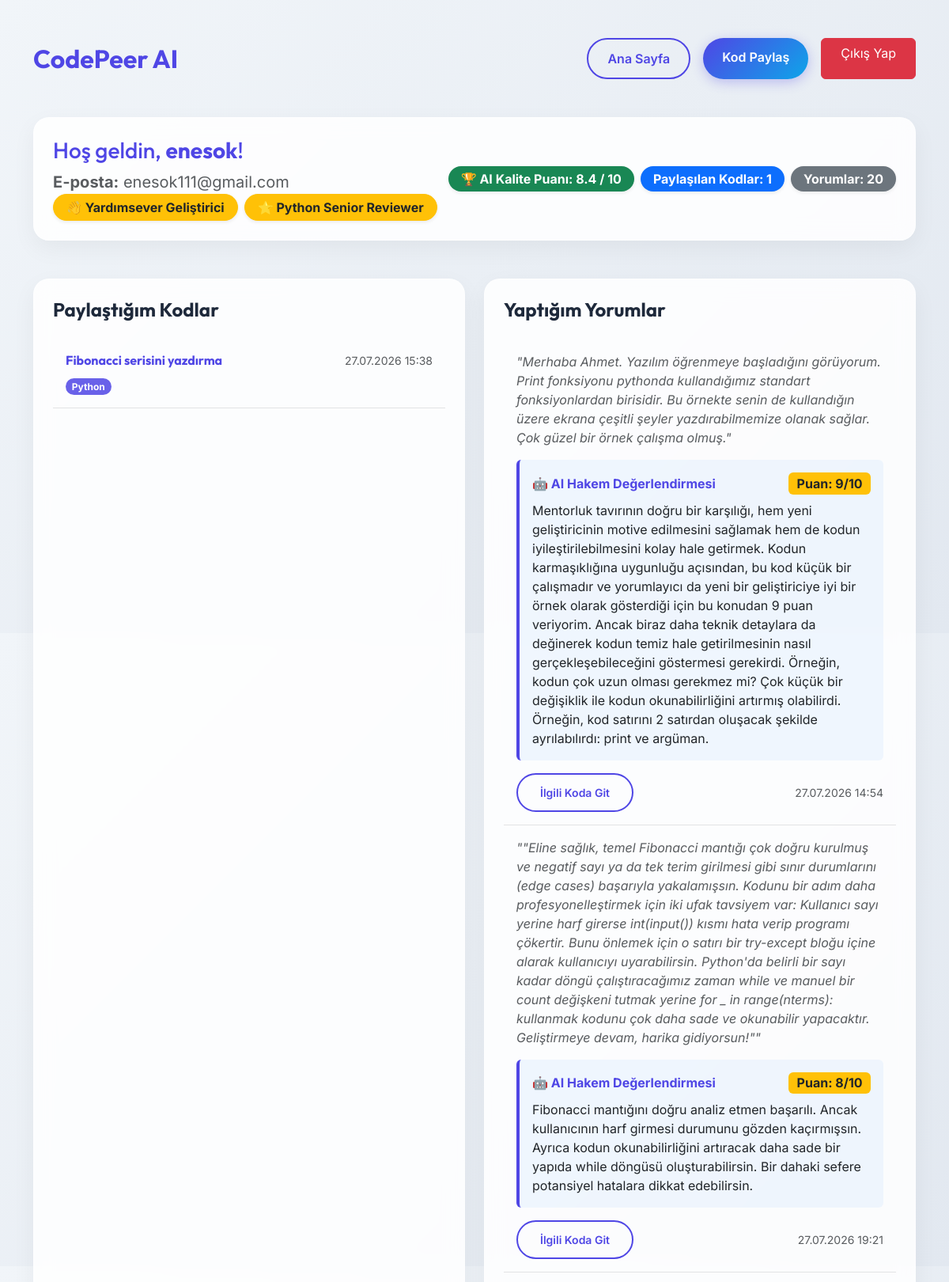
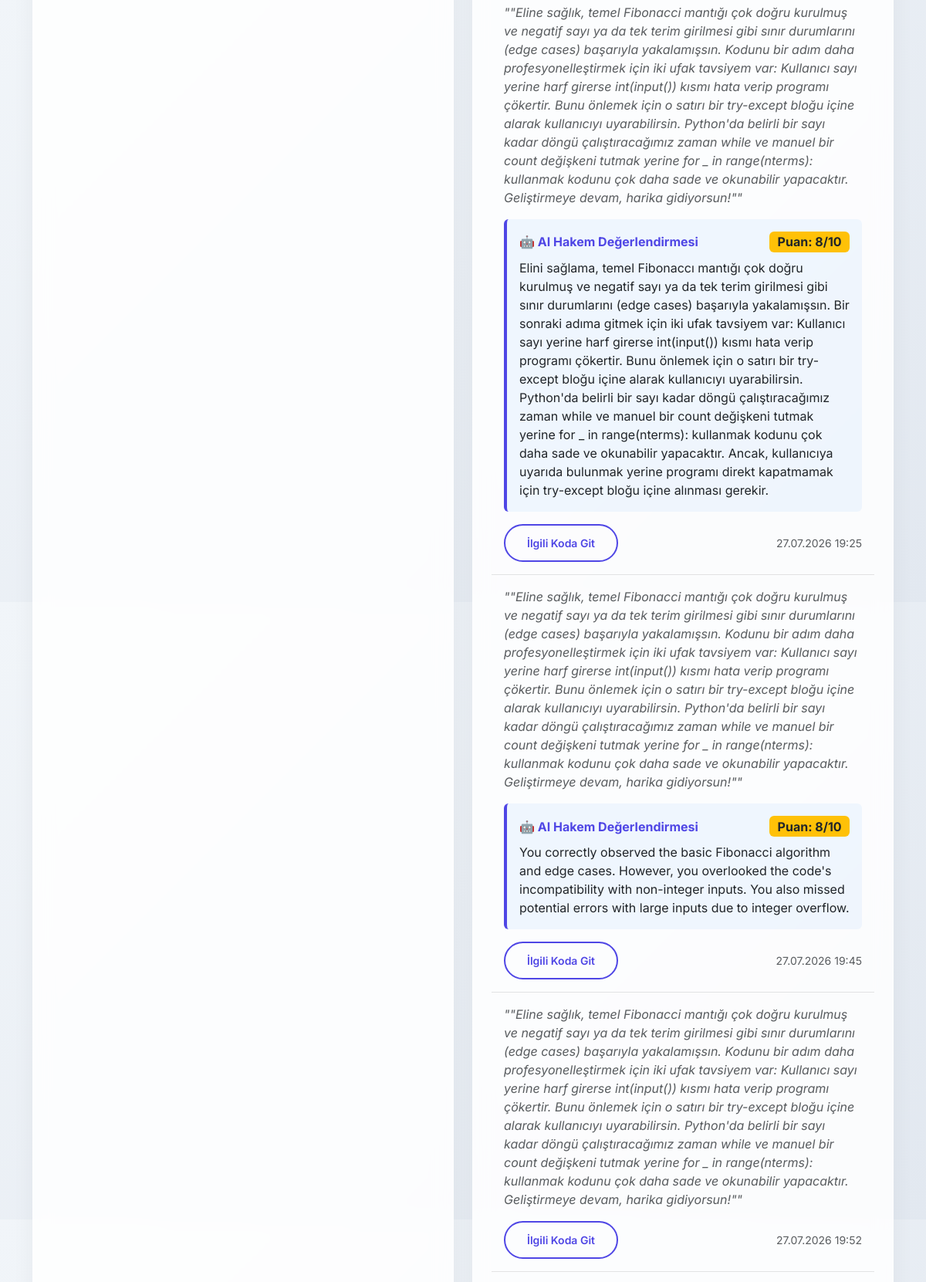
Screenshot of /profile (signed in, upper part) with the database file from the repository (2 pictures, top to bottom).
### database.py (models this page shows)
class User(Base):
    __tablename__ = "users"
    id = Column(Integer, primary_key=True, index=True)
    username = Column(String, unique=True, index=True)
    email = Column(String, unique=True, index=True)
    hashed_password = Column(String)
    posts = relationship("CodePost", back_populates="owner")
    comments = relationship("Comment", back_populates="author")

class CodePost(Base):
    __tablename__ = "code_posts"
    id = Column(Integer, primary_key=True, index=True)
    title = Column(String, index=True)
    content = Column(Text)  # Kullanıcının yüklediği ham kod bloğu
    language = Column(String)  # Python, JS, C++ vb.
    created_at = Column(DateTime, default=datetime.utcnow)
    user_id = Column(Integer, ForeignKey("users.id"))
    owner = relationship("User", back_populates="posts")
    comments = relationship("Comment", back_populates="post")
    ai_reviews = relationship("AIReview", back_populates="post")

class Comment(Base):
    __tablename__ = "comments"
    id = Column(Integer, primary_key=True, index=True)
    content = Column(Text)  # Kullanıcının kod hakkındaki analizi/yorumu
    created_at = Column(DateTime, default=datetime.utcnow)
    user_id = Column(Integer, ForeignKey("users.id"))
    post_id = Column(Integer, ForeignKey("code_posts.id"))
    author = relationship("User", back_populates="comments")
    post = relationship("CodePost", back_populates="comments")
    ai_reviews = relationship("AIReview", back_populates="comment")

class AIReview(Base):
    __tablename__ = "ai_reviews"
    id = Column(Integer, primary_key=True, index=True)
    review_text = Column(Text)  # LLM'den gelen detaylı analiz metni
    score = Column(Integer, nullable=True)  # LLM'in verdiği puan (Örn: 1-10 arası)
    target_type = Column(String)  # "post" (kod için) veya "comment" (yorum incelemesi için)
    created_at = Column(DateTime, default=datetime.utcnow)
    post_id = Column(Integer, ForeignKey("code_posts.id"), nullable=True)
    comment_id = Column(Integer, ForeignKey("comments.id"), nullable=True)
    post = relationship("CodePost", back_populates="ai_reviews")
    comment = relationship("Comment", back_populates="ai_reviews")

### main.py (the view)
@app.get("/profile")
def profile_page(request: Request, current_user: str = Cookie(None), db: Session = Depends(database.get_db)):
    if not current_user:
        return RedirectResponse(url="/login", status_code=status.HTTP_303_SEE_OTHER)
    user = db.query(database.User).filter(database.User.username == current_user).first()
    if not user:
        return RedirectResponse(url="/login", status_code=status.HTTP_303_SEE_OTHER)
    total_score = 0
    review_count = 0
    language_stats = {}
    mentor_score = 0
    mentor_count = 0
    for comment in user.comments:
        if comment.ai_reviews and comment.ai_reviews[0].score is not None:
            ai_score = comment.ai_reviews[0].score
            total_score += ai_score
            review_count += 1
            lang = comment.post.language.strip()
            code_lines = len(comment.post.content.strip().splitlines())
            if code_lines <= 5:
                mentor_score += ai_score
                mentor_count += 1
            else:
                if lang not in language_stats:
                    language_stats[lang] = {"total_score": 0, "count": 0}
                language_stats[lang]["total_score"] += ai_score
                language_stats[lang]["count"] += 1
    avg_score = round(total_score / review_count, 1) if review_count > 0 else 0
    earned_badges = []
    if mentor_count >= 1:
        mentor_avg = mentor_score / mentor_count
        if mentor_count >= 2 and mentor_avg >= 8.5:
            earned_badges.append("🤝 Topluluk Mentoru")
        elif mentor_count >= 1 and mentor_avg >= 7.0:
            earned_badges.append("👋 Yardımsever Geliştirici")
    for lang, stats in language_stats.items():
        lang_avg = stats["total_score"] / stats["count"]
        if stats["count"] >= 3 and lang_avg >= 8.5:
            earned_badges.append(f"🏅 {lang} Master Reviewer")
        elif stats["count"] >= 2 and lang_avg >= 7.0:
            earned_badges.append(f"⭐ {lang} Senior Reviewer")
        elif stats["count"] >= 1 and lang_avg >= 5.0:
            earned_badges.append(f"👍 {lang} Gözlemcisi")
    return templates.TemplateResponse(
        request=request,
        name="profile.html",
        context={
            "title": f"{user.username} - Profil",
            "username": current_user,
            "user": user,
            "avg_score": avg_score,
            "earned_badges": earned_badges # Kazanılan rozetleri HTML'e gönder
        }
    )

### templates/profile.html (shortened to what this page needs)
<!DOCTYPE html>
<html lang="tr">
<head>
    <link href="https://cdn.jsdelivr.net/npm/bootstrap@5.3.0/dist/css/bootstrap.min.css" rel="stylesheet">
    <link href="/static/css/style.css" rel="stylesheet">
</head>
<body>
    <div class="container py-5">
        <div class="d-flex justify-content-between align-items-center mb-5">
            <h2 class="fw-bold m-0" style="color: var(--primary);">CodePeer AI</h2>
            <div class="d-flex gap-3">
                <a href="/" class="btn btn-premium-outline px-4">Ana Sayfa</a>
                <a href="/post" class="btn btn-premium px-4">Kod Paylaş</a>
                <a href="/logout" class="btn btn-danger px-4">Çıkış Yap</a>
            </div>
        </div>
        <div class="glass-card p-4 mb-5 transition-all" style="border-radius: 1.25rem;">
            <div class="row align-items-center">
                <div class="col-md-8">
                    <h3 class="mb-2" style="color: var(--primary);">Hoş geldin, <span class="fw-bold">{{ user.username }}</span>!</h3>
                    <p class="text-muted mb-0 fs-5"><strong>E-posta:</strong> {{ user.email }}</p>
                    {% if earned_badges %}
                        <div class="d-flex gap-2 flex-wrap">
                            {% for badge in earned_badges %}
                                <span class="badge bg-warning text-dark fs-6 p-2 px-3 rounded-pill shadow-sm border border-warning">{{ badge }}</span>
                            {% endfor %}
                        </div>
                    {% endif %}
                </div>
                <div class="col-md-4 text-md-end mt-3 mt-md-0">
                    <div class="d-flex gap-2 justify-content-md-end">
                        <span class="badge bg-success fs-6 p-2 px-3 rounded-pill shadow-sm">🏆 AI Kalite Puanı: {{ avg_score }} / 10</span>
                        <span class="badge bg-primary fs-6 p-2 px-3 rounded-pill shadow-sm">Paylaşılan Kodlar: {{ user.posts|length }}</span>
                        <span class="badge bg-secondary fs-6 p-2 px-3 rounded-pill shadow-sm">Yorumlar: {{ user.comments|length }}</span>
                    </div>
                </div>
            </div>
        </div>
        <div class="row">
            <div class="col-lg-6 mb-4">
                <div class="glass-card p-4 h-100 transition-all hover-lift" style="border-radius: 1.25rem;">
                    <h4 class="fw-bold mb-4" style="color: var(--text-main);">Paylaştığım Kodlar</h4>
                    {% if user.posts %}
                        <div class="list-group list-group-flush bg-transparent">
                        {% for post in user.posts %}
                            <a href="/post/{{ post.id }}" class="list-group-item list-group-item-action bg-transparent border-bottom py-3" style="border-color: rgba(0,0,0,0.1) !important;">
                                <div class="d-flex w-100 justify-content-between align-items-center mb-1">
                                    <h6 class="mb-0 fw-bold" style="color: var(--primary);">{{ post.title }}</h6>
                                    <small class="text-muted">{{ post.created_at.strftime('%d.%m.%Y %H:%M') }}</small>
                                </div>
                                <span class="badge rounded-pill mt-2" style="background-color: var(--primary); opacity: 0.85;">{{ post.language }}</span>
                            </a>
                        {% endfor %}
                        </div>
                    {% else %}
                        <div class="text-center py-5">
                            <p class="text-muted fs-5">Henüz hiç kod paylaşmadın.</p>
                            <a href="/post" class="btn btn-premium px-4 mt-2">Hemen Paylaş</a>
                        </div>
                    {% endif %}
                </div>
            </div>
            <div class="col-lg-6 mb-4">
                <div class="glass-card p-4 h-100 transition-all hover-lift" style="border-radius: 1.25rem;">
                    <h4 class="fw-bold mb-4" style="color: var(--text-main);">Yaptığım Yorumlar</h4>
                    {% if user.comments %}
                        <div class="list-group list-group-flush bg-transparent">
                        {% for comment in user.comments %}
                            <div class="list-group-item bg-transparent border-bottom py-3" style="border-color: rgba(0,0,0,0.1) !important;">
                                <p class="mb-3 text-muted fst-italic">"{{ comment.content }}"</p>
                                {% if comment.ai_reviews %}
                                    {% set ai_feedback = comment.ai_reviews[0] %}
                                    <div class="mt-3 mb-3 p-3 rounded" style="background-color: rgba(13, 110, 253, 0.05); border-left: 4px solid var(--primary);">
                                        <div class="d-flex justify-content-between align-items-center mb-2">
                                            <strong style="color: var(--primary);">🤖 AI Hakem Değerlendirmesi</strong>
                                            <span class="badge bg-warning text-dark fs-6">Puan: {{ ai_feedback.score }}/10</span>
                                        </div>
                                        <p class="mb-0 text-sm">{{ ai_feedback.review_text }}</p>
                                    </div>
                                {% endif %}
                                <div class="d-flex justify-content-between align-items-center">
                                    <a href="/post/{{ comment.post_id }}" class="btn btn-sm btn-premium-outline">İlgili Koda Git</a>
                                    <small class="text-muted">{{ comment.created_at.strftime('%d.%m.%Y %H:%M') }}</small>
                                </div>
                            </div>
                        {% endfor %}
                        </div>
                    {% else %}
                        <div class="text-center py-5">
                            <p class="text-muted fs-5">Henüz kimsenin koduna yorum yapmadın.</p>
                            <a href="/" class="btn btn-premium-outline px-4 mt-2">Kodları İncele</a>
                        </div>
                    {% endif %}
                </div>
            </div>
        </div>
    </div>
</body>
</html>

### static/css/style.css (style rules this page uses)
:root { --primary: #4f46e5; --primary-hover: #4338ca; --secondary: #0ea5e9; --bg-color: #f1f5f9; --card-bg: rgba(255, 255, 255, 0.85); --text-main: #1e293b; --text-muted: #64748b; --glass-border: rgba(255, 255, 255, 0.4); }
body { background: linear-gradient(135deg, #f1f5f9 0%, #e2e8f0 100%); font-family: 'Inter', sans-serif; color: var(--text-main); min-height: 100vh; }
h1, h2, h3, h4, h5, h6 { font-family: 'Outfit', sans-serif; }
.glass-card { background: var(--card-bg); backdrop-filter: blur(12px); -webkit-backdrop-filter: blur(12px); border: 1px solid var(--glass-border); box-shadow: 0 10px 30px rgba(0, 0, 0, 0.05); border-radius: 1.5rem; padding: 2.5rem; }
.btn-premium { background: linear-gradient(135deg, var(--primary), var(--secondary)); color: white; border: none; padding: 0.75rem 1.75rem; border-radius: 999px; font-weight: 600; transition: all 0.3s ease; box-shadow: 0 4px 15px rgba(79, 70, 229, 0.3); }
.btn-premium-outline { background: transparent; color: var(--primary); border: 2px solid var(--primary); padding: 0.75rem 1.75rem; border-radius: 999px; font-weight: 600; transition: all 0.3s ease; }

### rows the page displays
User: username "enesok", email "enesok111@gmail.com"
CodePost: title "Fibonacci serisini yazdırma", created_at "27.07.2026 15:38", language "Python"
Comment: content "Merhaba Ahmet. Yazılım öğrenmeye başladığını görüyorum. Print fonksiyonu pythonda kullandığımız standart fonksiyonlardan birisidir. Bu örnekte senin de kullandığın üzere ekrana çeşitli şeyler yazdırabilmemize olanak sağlar. Çok güzel bir örnek çalışma olmuş.", created_at "27.07.2026 14:54"
AIReview: score "9", review_text "Mentorluk tavırının doğru bir karşılığı, hem yeni geliştiricinin motive edilmesini sağlamak hem de kodun iyileştirilebilmesini kolay hale getirmek. Kodun karmaşıklığına uygunluğu açısından, bu kod küçük bir çalışmadır ve yorumlayıcı da yeni bir geliştiriciye iyi bir örnek olarak gösterdiği için bu konudan 9 puan veriyorim. Ancak biraz daha teknik detaylara da değinerek kodun temiz hale getirilmesinin nasıl gerçekleşebileceğini göstermesi gerekirdi. Örneğin, kodun çok uzun olması gerekmez mi? Çok küçük bir değişiklik ile kodun okunabilirliğini artırmış olabilirdi. Örneğin, kod satırını 2 satırdan oluşacak şekilde ayrılabılırdı: print ve argüman."
Comment: content "\"Eline sağlık, temel Fibonacci mantığı çok doğru kurulmuş ve negatif sayı ya da tek terim girilmesi gibi sınır durumlarını (edge cases) başarıyla yakalamışsın. Kodunu bir adım daha profesyonelleştirmek için iki ufak tavsiyem var: Kullanıcı sayı yerine harf girerse int(input()) kısmı hata verip programı çökertir. Bunu önlemek için o satırı bir try-except bloğu içine alarak kullanıcıyı uyarabilirsin. Python'da belirli bir sayı kadar döngü çalıştıracağımız zaman while ve manuel bir count değişkeni tutmak yerine for _ in range(nterms): kullanmak kodunu çok daha sade ve okunabilir yapacaktır. Geliştirmeye devam, harika gidiyorsun!\"", created_at "27.07.2026 19:21"
AIReview: score "8", review_text "Fibonacci mantığını doğru analiz etmen başarılı. Ancak kullanıcının harf girmesi durumunu gözden kaçırmışsın. Ayrıca kodun okunabilirliğini artıracak daha sade bir yapıda while döngüsü oluşturabilirsin. Bir dahaki sefere potansiyel hatalara dikkat edebilirsin."
Comment: content "\"Eline sağlık, temel Fibonacci mantığı çok doğru kurulmuş ve negatif sayı ya da tek terim girilmesi gibi sınır durumlarını (edge cases) başarıyla yakalamışsın. Kodunu bir adım daha profesyonelleştirmek için iki ufak tavsiyem var: Kullanıcı sayı yerine harf girerse int(input()) kısmı hata verip programı çökertir. Bunu önlemek için o satırı bir try-except bloğu içine alarak kullanıcıyı uyarabilirsin. Python'da belirli bir sayı kadar döngü çalıştıracağımız zaman while ve manuel bir count değişkeni tutmak yerine for _ in range(nterms): kullanmak kodunu çok daha sade ve okunabilir yapacaktır. Geliştirmeye devam, harika gidiyorsun!\"", created_at "27.07.2026 19:25"
AIReview: score "8", review_text "Elini sağlama, temel Fibonaccı mantığı çok doğru kurulmuş ve negatif sayı ya da tek terim girilmesi gibi sınır durumlarını (edge cases) başarıyla yakalamışsın. Bir sonraki adıma gitmek için iki ufak tavsiyem var: Kullanıcı sayı yerine harf girerse int(input()) kısmı hata verip programı çökertir. Bunu önlemek için o satırı bir try-except bloğu içine alarak kullanıcıyı uyarabilirsin. Python'da belirli bir sayı kadar döngü çalıştıracağımız zaman while ve manuel bir count değişkeni tutmak yerine for _ in range(nterms): kullanmak kodunu çok daha sade ve okunabilir yapacaktır. Ancak, kullanıcıya uyarıda bulunmak yerine programı direkt kapatmamak için try-except bloğu içine alınması gerekir."
Comment: content "\"Eline sağlık, temel Fibonacci mantığı çok doğru kurulmuş ve negatif sayı ya da tek terim girilmesi gibi sınır durumlarını (edge cases) başarıyla yakalamışsın. Kodunu bir adım daha profesyonelleştirmek için iki ufak tavsiyem var: Kullanıcı sayı yerine harf girerse int(input()) kısmı hata verip programı çökertir. Bunu önlemek için o satırı bir try-except bloğu içine alarak kullanıcıyı uyarabilirsin. Python'da belirli bir sayı kadar döngü çalıştıracağımız zaman while ve manuel bir count değişkeni tutmak yerine for _ in range(nterms): kullanmak kodunu çok daha sade ve okunabilir yapacaktır. Geliştirmeye devam, harika gidiyorsun!\"", created_at "27.07.2026 19:45"
AIReview: score "8", review_text "You correctly observed the basic Fibonacci algorithm and edge cases. However, you overlooked the code's incompatibility with non-integer inputs. You also missed potential errors with large inputs due to integer overflow."
Comment: content "\"Eline sağlık, temel Fibonacci mantığı çok doğru kurulmuş ve negatif sayı ya da tek terim girilmesi gibi sınır durumlarını (edge cases) başarıyla yakalamışsın. Kodunu bir adım daha profesyonelleştirmek için iki ufak tavsiyem var: Kullanıcı sayı yerine harf girerse int(input()) kısmı hata verip programı çökertir. Bunu önlemek için o satırı bir try-except bloğu içine alarak kullanıcıyı uyarabilirsin. Python'da belirli bir sayı kadar döngü çalıştıracağımız zaman while ve manuel bir count değişkeni tutmak yerine for _ in range(nterms): kullanmak kodunu çok daha sade ve okunabilir yapacaktır. Geliştirmeye devam, harika gidiyorsun!\"", created_at "27.07.2026 19:52"

### other values shown
{{ badge }} "👋 Yardımsever Geliştirici" "⭐ Python Senior Reviewer"
{{ avg_score }} "8.4"
{{ user.posts|length }} "1"
{{ user.comments|length }} "20"
